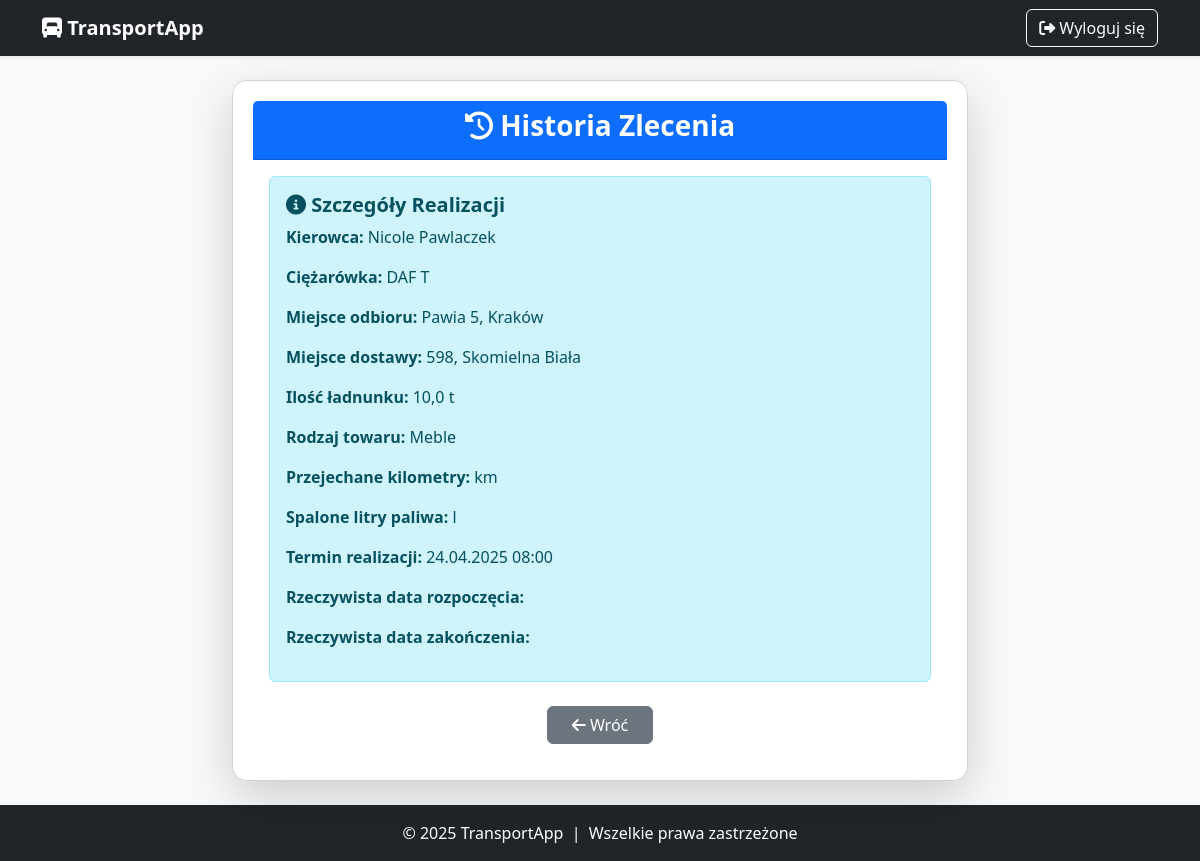
Page /users/zlecenia/15126/historia/ (signed in) on the earlier database version.
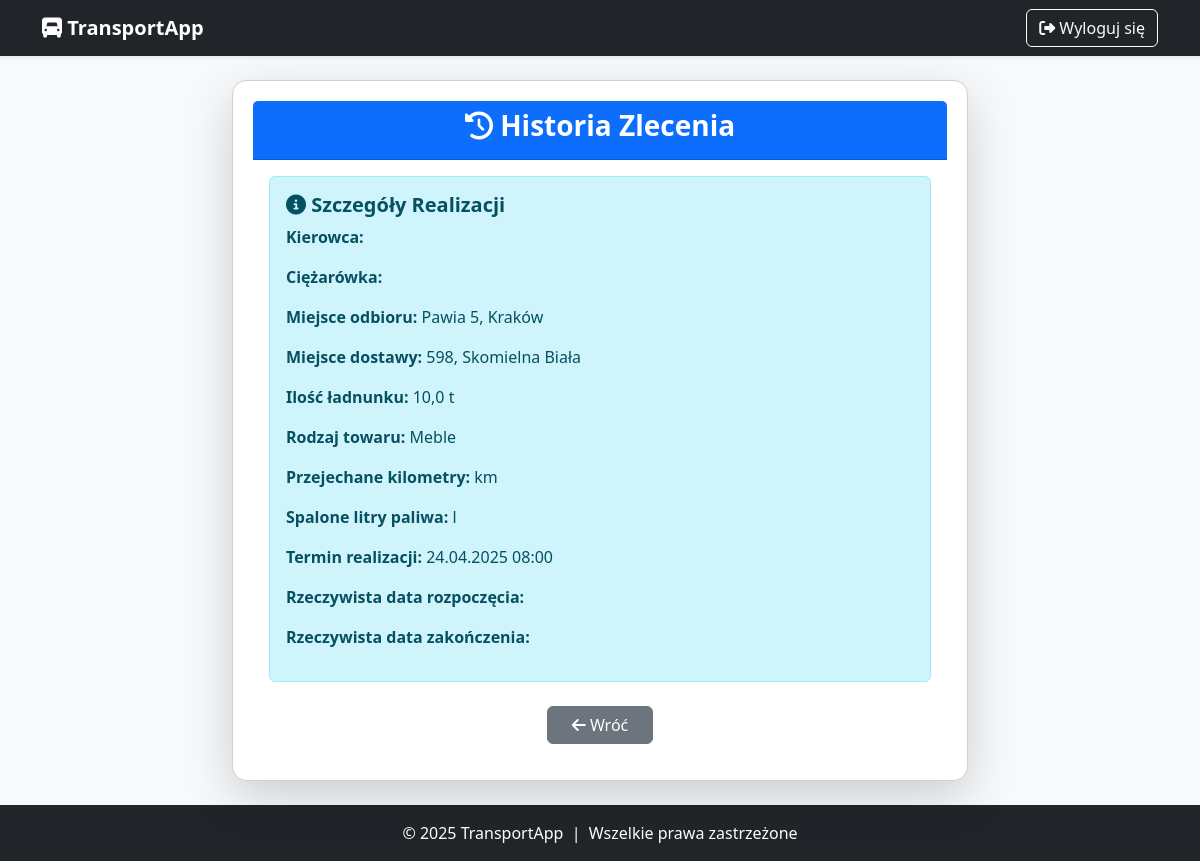
Same page on the later database version.
### users/models.py (models this page shows, shortened)
class Zlecenie(models.Model):
    STATUS_CHOICES = [
        ("nie_rozpoczete", "Nie rozpoczęte"),
        ("w_realizacji", "W realizacji"),
        ("zamkniete", "Zamknięte"),
    ]
    id_zlec = models.AutoField(primary_key=True)
    miejsce_odb = models.CharField(max_length=255, verbose_name="Miejsce odbioru")
    miejsce_dost = models.CharField(max_length=255, verbose_name="Miejsce dostawy")
    przychod = models.DecimalField(max_digits=10, decimal_places=2, verbose_name="Przychód (PLN)")
    ilosc_ladunku = models.FloatField(verbose_name="Ilość ładunku (tony)")
    towar = models.CharField(max_length=255, verbose_name="Rodzaj towaru")
    data_otrzymania = models.DateField(verbose_name="Data otrzymania zlecenia")
    termin_realizacji = models.DateTimeField(null=True, blank=True, verbose_name="Termin realizacji")
    kierowca = models.ForeignKey('users.Kierowca', on_delete=models.SET_NULL, null=True, blank=True, verbose_name="Przypisany kierowca")
    ciezarowka = models.ForeignKey('users.Ciezarowka', on_delete=models.SET_NULL, null=True, blank=True, verbose_name="Przypisana ciężarówka")
    status = models.CharField(max_length=15, choices=STATUS_CHOICES, default="nie_rozpoczete", verbose_name="Status zlecenia")
    odleglosc_km = models.DecimalField(max_digits=8, decimal_places=2, null=True, blank=True)
    przewidywana_data_rozpoczecia = models.DateTimeField(null=True, blank=True)
    przewidywany_czas_realizacji = models.DurationField(null=True, blank=True)
    przewidywana_data_zakonczenia = models.DateTimeField(null=True, blank=True)
    przewidywany_koszt = models.DecimalField(max_digits=10, decimal_places=2, null=True, blank=True)
    rzeczywista_data_rozpoczecia = models.DateTimeField(null=True, blank=True,
                                                        verbose_name="Rzeczywista data rozpoczęcia")
    rzeczywista_data_zakonczenia = models.DateTimeField(null=True, blank=True,
                                                        verbose_name="Rzeczywista data zakończenia")
    rzeczywiste_przejechane_km = models.DecimalField(max_digits=8, decimal_places=2, null=True, blank=True,
                                                     verbose_name="Rzeczywiste przejechane km")
    rzeczywiste_spalone_litry = models.DecimalField(max_digits=8, decimal_places=2, null=True, blank=True,
                                                    verbose_name="Rzeczywiste spalone litry paliwa")
    rzeczywisty_koszt = models.DecimalField(max_digits=10, decimal_places=2, null=True, blank=True)
    zysk = models.DecimalField(max_digits=10, decimal_places=2, null=True, blank=True)

class Kierowca(models.Model):
    kier_id = models.AutoField(primary_key=True)
    kier_imie = models.CharField(max_length=100, verbose_name="Imię")
    kier_nazwisko = models.CharField(max_length=100, verbose_name="Nazwisko")
    data_urodzenia = models.DateField(verbose_name="Data urodzenia")
    kier_adres = models.TextField(verbose_name="Adres")
    kier_telefon = models.CharField(max_length=15, verbose_name="Telefon")
    kier_email = models.EmailField(verbose_name="Email")
    kier_lata_dosw = models.IntegerField(verbose_name="Lata doświadczenia")
    kier_przejech_km = models.IntegerField(verbose_name="Przejechane km")
    kier_liczba_wykroczen = models.IntegerField(verbose_name="Liczba wykroczeń")
    stawka_za_km = models.DecimalField(max_digits=6, decimal_places=2, verbose_name="Stawka za km (PLN)", default=1.50)

class Ciezarowka(models.Model):
    ciez_id = models.AutoField(primary_key=True)
    ciez_marka = models.CharField(max_length=50, verbose_name="Marka")
    ciez_model = models.CharField(max_length=50, verbose_name="Model")
    ciez_moc = models.IntegerField(
        verbose_name="Moc (KM)",
        validators=[MinValueValidator(0, message="Moc nie może być ujemna.")]
    )
    ciez_nr_rejestr = models.CharField(
        max_length=15,
        verbose_name="Numer rejestracyjny",
        validators=[RegexValidator(
            regex=r'^[A-Z0-9]{2,3}\s?[A-Z0-9]{4,6}$',
            message="Podaj poprawny numer rejestracyjny."
        )]
    )
    ciez_przebieg = models.IntegerField(
        verbose_name="Przebieg (km)",
        validators=[MinValueValidator(0, message="Przebieg nie może być ujemny.")]
    )
    ciez_rok_prod = models.IntegerField(
        verbose_name="Rok produkcji",
        validators=[
            MinValueValidator(0, message="Rok produkcji nie może być mniejszy od 0."),
            MaxValueValidator(date.today().year, message=f"Rok produkcji nie może być większy niż {date.today().year}.")
        ]
    )
    ciez_data_zakupu = models.DateField(verbose_name="Data zakupu")
    ciez_data_serwisu = models.DateField(verbose_name="Data ostatniego serwisu")
    ciez_masa_wlasna = models.DecimalField(
        max_digits=7, decimal_places=2,
        verbose_name="Masa własna (t)",
        validators=[MinValueValidator(0.01, message="Masa własna musi być większa od 0.")]
    )
    ciez_masa_ladunku = models.DecimalField(
        max_digits=7, decimal_places=2,
        verbose_name="Masa ładunku (t)",
        validators=[MinValueValidator(0.01, message="Masa ładunku musi być większa od 0.")]
    )
    ciez_dop_masa_calk = models.DecimalField(
        max_digits=7, decimal_places=2,
        verbose_name="Dopuszczalna masa całkowita (t)",
        validators=[MinValueValidator(0.01, message="Dopuszczalna masa całkowita musi być większa od 0.")]
    )
    ciez_spalanie_na_100km = models.DecimalField(
        max_digits=5, decimal_places=2,
        verbose_name="Spalanie na 100 km (l)",
        validators=[MinValueValidator(0, message="Spalanie nie może być mniejsze niż 0.")]
    )
    ciez_paliwo_litry = models.FloatField(
        verbose_name="Stan paliwa (l)",
        validators=[MinValueValidator(0)],
        null=True,
        blank=True
    )
    ciez_bak_max = models.FloatField(
        verbose_name="Pojemność baku (l)",
        validators=[MinValueValidator(1)],
        null=True,
        blank=True
    )

### users/views/zlecenie_views.py (the view)
# urls.py: path('zlecenia/<int:id_zlec>/historia/', historia_zlecenia, name='historia_zlecenia'),
@login_required
def historia_zlecenia(request, id_zlec):
    zlecenie = get_object_or_404(Zlecenie, pk=id_zlec)
    context = {
        "zlecenie": zlecenie,
    }
    return render(request, "users/zlecenia/historia_zlecenia.html", context)

### users/templates/users/zlecenia/historia_zlecenia.html (shortened to what this page needs)
{% extends 'base.html' %}
{% block content %}
<div class="row justify-content-center">
    <div class="col-lg-8 col-md-10">
        <div class="card shadow-lg">
            <div class="card-header bg-primary text-white text-center">
                <h3 class="fw-bold"><i class="fa-solid fa-clock-rotate-left"></i> Historia Zlecenia</h3>
            </div>
            <div class="card-body">
                <div class="alert alert-info">
                    <h5 class="fw-bold"><i class="fa-solid fa-info-circle"></i> Szczegóły Realizacji</h5>
                    <p><strong>Kierowca:</strong> {{ zlecenie.kierowca.kier_imie }} {{ zlecenie.kierowca.kier_nazwisko }}</p>
                    <p><strong>Ciężarówka:</strong> {{ zlecenie.ciezarowka.ciez_marka }} {{ zlecenie.ciezarowka.ciez_model }}</p>
                    <p><strong>Miejsce odbioru:</strong> {{ zlecenie.miejsce_odb }}</p>
                    <p><strong>Miejsce dostawy:</strong> {{ zlecenie.miejsce_dost }}</p>
                    <p><strong>Ilość ładnunku:</strong> {{ zlecenie.ilosc_ladunku }} t</p>
                    <p><strong>Rodzaj towaru:</strong> {{ zlecenie.towar }}</p>
                    <p><strong>Przejechane kilometry:</strong> {{ zlecenie.rzeczywiste_przejechane_km|floatformat:2 }} km</p>
                    <p><strong>Spalone litry paliwa:</strong> {{ zlecenie.rzeczywiste_spalone_litry|floatformat:2 }} l</p>
                    <p><strong>Termin realizacji:</strong> {{ zlecenie.termin_realizacji|date:"d.m.Y H:i" }}</p>
                    <p><strong>Rzeczywista data rozpoczęcia:</strong> {{ zlecenie.rzeczywista_data_rozpoczecia|date:"d.m.Y H:i" }}</p>
                    <p><strong>Rzeczywista data zakończenia:</strong> {{ zlecenie.rzeczywista_data_zakonczenia|date:"d.m.Y H:i" }}</p>
                </div>
                <div class="text-center mt-4">
                    <a href="{% url 'zarzadzaj_zleceniami' %}" class="btn btn-secondary px-4">
                        <i class="fa-solid fa-arrow-left"></i> Wróć
                    </a>
                </div>
            </div>
        </div>
    </div>
</div>
{% endblock %}

Differences in the rows shown:
changed Zlecenie "Pawia 5, Kraków": kierowca.kier_imie "Nicole" → (not shown); kierowca.kier_nazwisko "Pawlaczek" → (not shown); ciezarowka.ciez_marka "DAF" → (not shown); ciezarowka.ciez_model "T" → (not shown)
